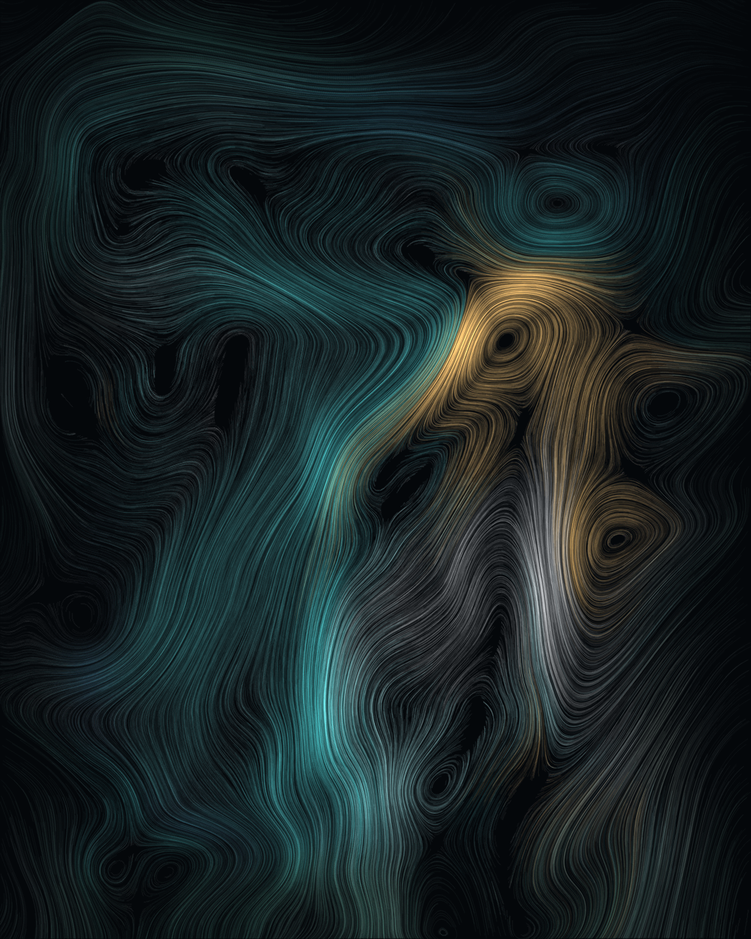
#> input picture renders/001-correntes-seed90517.png, 751 x 939 px, shrunk from 1080 x 1350 before the run, found by its file name
$ python medir.py ../renders/001-correntes-seed90517.png
#> lines starting #> are read from the running program, lines starting #| are printed output that depends on the picture; after the words box and inside, x2 and y2 are one past the last pixel; in counts of white or black regions, pixels touching at a corner belong together
#!/usr/bin/env python3
"""medir.py — exposição e estrutura de um render, na escala da 001.

    ferramentas/medir.py renders/*.png

Compara cada PNG com a referência (001-correntes-seed90517.png) nos números
que decidem se a imagem está "no mesmo ar": percentis de luminância, média
RGB, saturação, fração de tela acima de 40 (a "base viva"), a divisão da
luz por terço vertical, a luz nas quinas (a 001 mantém valor até a borda),
o croma dos claros (a oposição quente-frio só existe onde o olho olha) e o
clipping. Serve para calibrar GANHO/CONTRASTE da 002 sem olhar a olho —
olho não enxerga 3× de diferença de exposição de uma vez.
"""
import sys
from pathlib import Path

import numpy as np
from PIL import Image

REF = "renders/001-correntes-seed90517.png"


def stats(caminho):
#> called with caminho = 'renders/001-correntes-seed90517.png'
    a = np.asarray(Image.open(caminho).convert("RGB")).astype(float)
    l = a.mean(2)
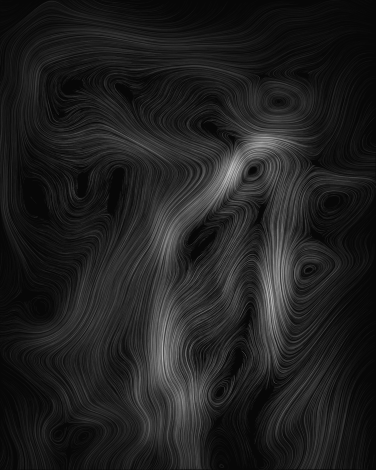
#> l: shape (939, 751) float64 (shown at 1/2 size); min 0.333, max 206.3, mean 31.4
    h, w = l.shape
    croma = a.max(2) - a.min(2)
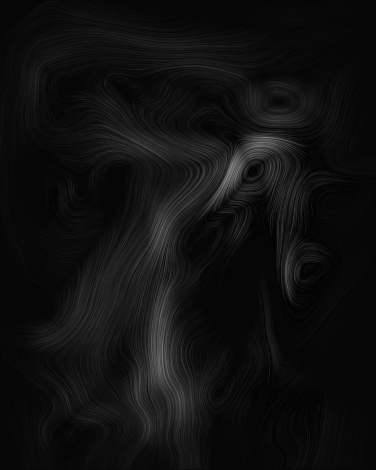
#> croma: shape (939, 751) float64 (shown at 1/2 size); min 0, max 138, mean 15.6
    claros = l > 60
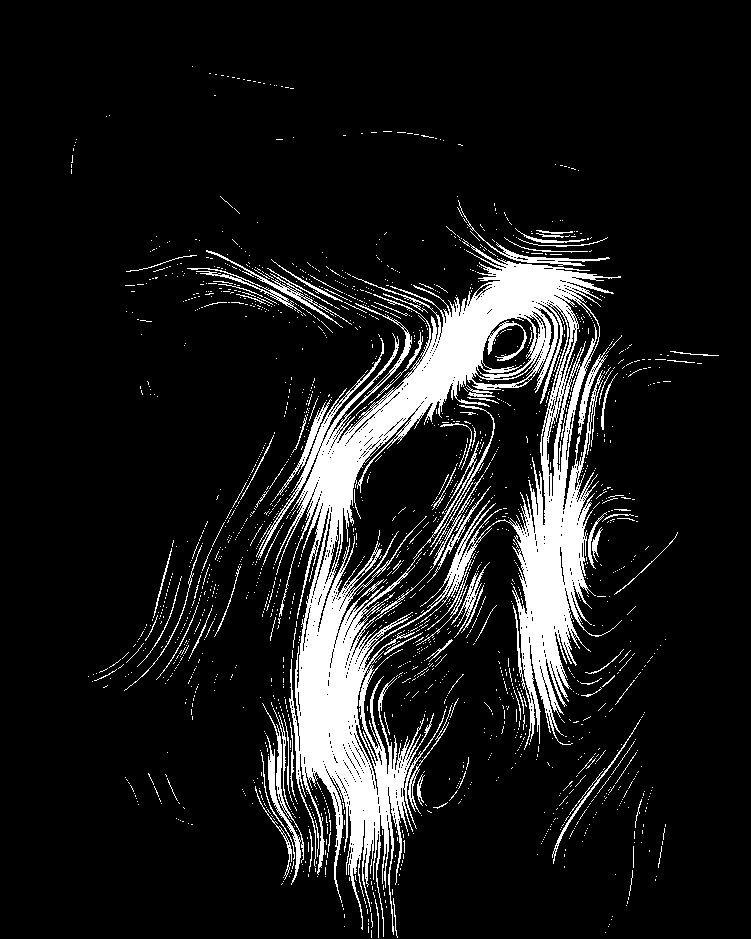
#> claros: shape (939, 751) bool; 11% white; 1898 white regions (1786 under 20 px), largest, box (x1, y1, x2, y2) and area: (256, 244, 622, 937) 61698, (262, 703, 304, 885) 1122, (206, 250, 352, 328) 728
    q = w // 6                      # caixa de quina: 1/6 da largura
    cantos = [l[:q, :q], l[:q, -q:], l[-q:, :q], l[-q:, -q:]]
    d = {
        "tam": f"{w}x{h}",
        "pct": {p: float(np.percentile(l, p)) for p in (10, 50, 75, 90, 99, 99.9)},
        "media": a.reshape(-1, 3).mean(0),
        "sat": float(croma.mean()),
        "croma_claros": float(croma[claros].mean()) if claros.any() else 0.0,
        "frac_claros": float(claros.mean() * 100),
        "acesos": float((l > 40).mean() * 100),
        "quinas": float(np.mean([c.mean() for c in cantos])),
        "quinas_min": float(min(c.mean() for c in cantos)),
        "clipping": float((a.max(2) >= 255).mean() * 100),
        "tercos": [(float(l[s].mean()), float((l[s] > 40).mean() * 100))
                   for s in (slice(0, h // 3), slice(h // 3, 2 * h // 3), slice(2 * h // 3, h))],
        "azuis": int(((a[..., 2] > a[..., 0] * 3) & (a[..., 2] > 40) & (a[..., 0] < 12)).sum()),
    }
    return d


def linha(nome, d):
    p = d["pct"]
    print(f"{nome}")
    print(f"   {d['tam']:>9}  lum p50={p[50]:6.1f} p90={p[90]:6.1f} p99={p[99]:6.1f}"
          f"  media={d['media'].round(1)}  sat={d['sat']:.1f}  >40={d['acesos']:5.1f}%"
          f"  azuis={d['azuis']}")
    print(f"   quinas {d['quinas']:5.1f} lum (pior {d['quinas_min']:5.1f})"
          f"  croma claros {d['croma_claros']:5.1f} em {d['frac_claros']:4.1f}% da tela"
          f"  clipping {d['clipping']:4.2f}%")
    print("   topo/meio/base: "
          + "  ".join(f"{m:5.1f} lum {a:4.1f}% >40" for m, a in d["tercos"]))


def main(argv):
    arqs = argv or [REF]
    ref = stats(REF) if Path(REF).exists() else None
#> ref = 12 items
    for f in arqs:
        if not Path(f).exists():
            print(f"{f}: não existe", file=sys.stderr)
            continue
        linha(Path(f).name, stats(f))
#> in linha, `p = d["pct"]`: p = {10: 8, 50: 24.67, 75: 41, 90: 62.67, 99: 120, 99.9: 166.7}
#|      751x939  lum p50=  24.7 p90=  62.7 p99= 120.0  media=[24.2 34.4 35.4]  sat=15.6  >40= 26.0%  azuis=0
#|    quinas  16.9 lum (pior   9.6)  croma claros  40.0 em 11.0% da tela  clipping 0.00%
#|    topo/meio/base:  24.3 lum 13.3% >40   37.4 lum 37.1% >40   32.4 lum 27.6% >40
    if ref is not None and len(arqs) > 1:
        print("\nvs referência 001 (razão p50/p90/p99 e >40):")
        for f in arqs:
            if not Path(f).exists():
                continue
            d = stats(f)
            r = lambda k: (d["pct"][k] / ref["pct"][k]) if ref["pct"][k] else 0
            print(f"   {Path(f).name:<38} p50×{r(50):.2f}  p90×{r(90):.2f}"
                  f"  p99×{r(99):.2f}  >40×{d['acesos'] / ref['acesos']:.2f}")


if __name__ == "__main__":
    main(sys.argv[1:])

$ run again, with renders/002-glossa-seed2024.png copied over renders/001-correntes-seed90517.png
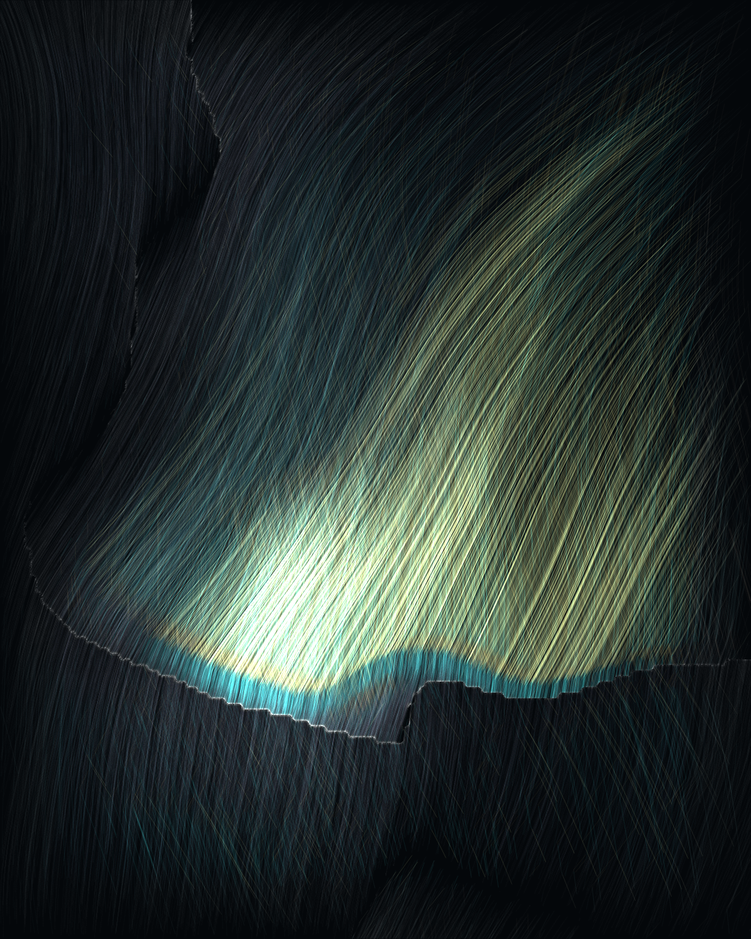
#> input picture renders/002-glossa-seed2024.png, 751 x 939 px, shrunk from 1080 x 1350 before the run, found by its file name
#> in stats, `croma = a.max(2) - a.min(2)`:
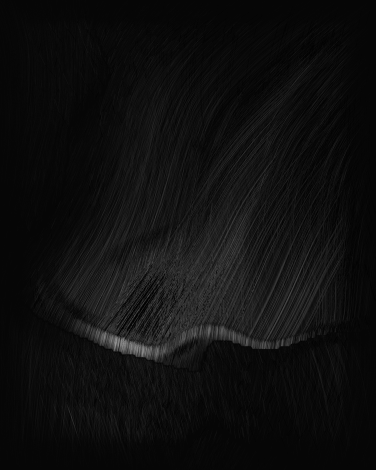
#> croma: shape (939, 751) float64 (shown at 1/2 size); min 0, max 160, mean 14.7
#> in stats, `claros = l > 60`:
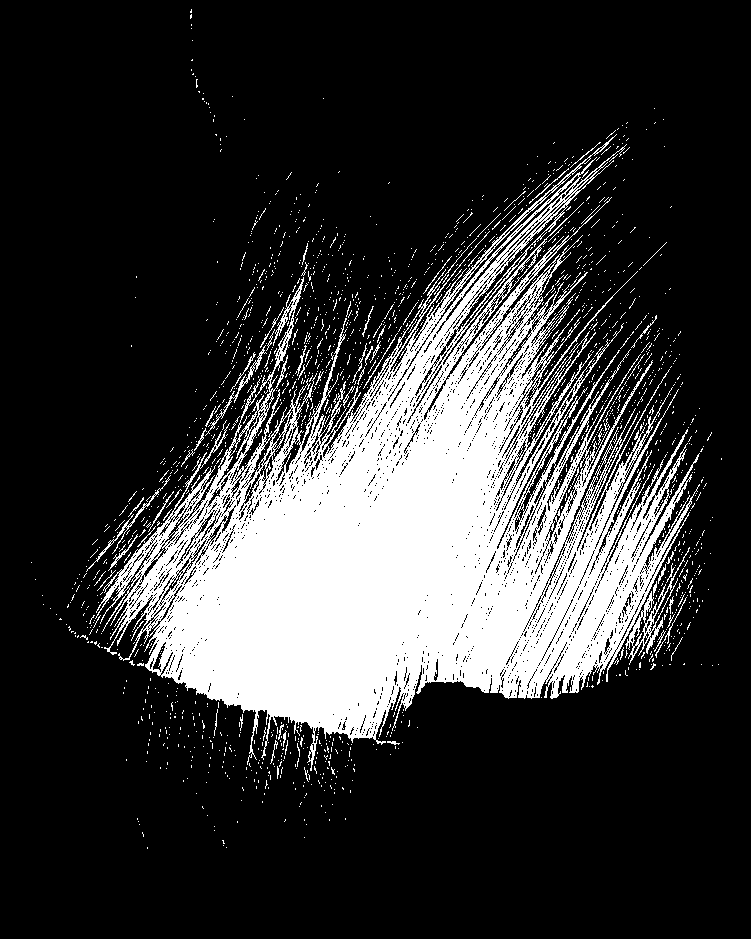
#> claros: shape (939, 751) bool; 21.3% white; 1762 white regions (1702 under 20 px), largest, box (x1, y1, x2, y2) and area: (95, 134, 700, 771) 142326, (205, 345, 267, 436) 308, (86, 475, 171, 572) 302
#> ref = 12 items
#> p = {10: 8.67, 50: 24.33, 75: 52, 90: 107.3, 99: 236.3, 99.9: 254.7}
#|      751x939  lum p50=  24.3 p90= 107.3 p99= 236.3  media=[37.9 47.8 45.1]  sat=14.7  >40= 32.5%  azuis=12
#|    quinas  13.1 lum (pior  11.3)  croma claros  33.1 em 21.3% da tela  clipping 0.79%
#|    topo/meio/base:  23.4 lum 12.3% >40   69.7 lum 61.9% >40   37.7 lum 23.2% >40

$ run again, with renders/002-glossa-seed42.png copied over renders/001-correntes-seed90517.png
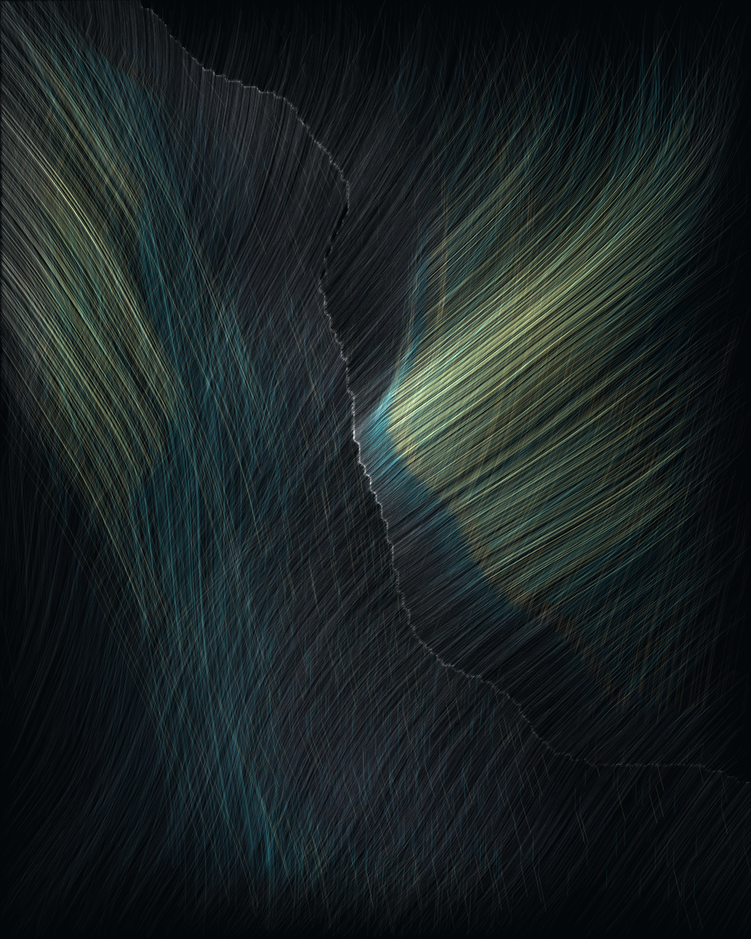
#> input picture renders/002-glossa-seed42.png, 751 x 939 px, shrunk from 1080 x 1350 before the run, found by its file name
#> in stats, `croma = a.max(2) - a.min(2)`:
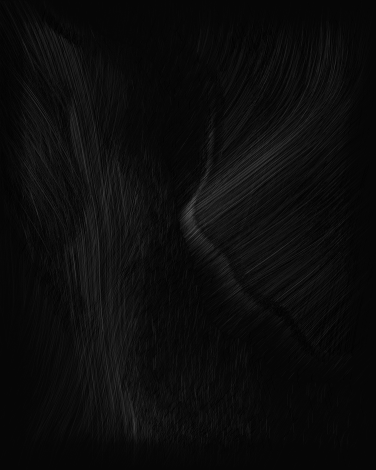
#> croma: shape (939, 751) float64 (shown at 1/2 size); min 0, max 104, mean 11.7
#> in stats, `claros = l > 60`:
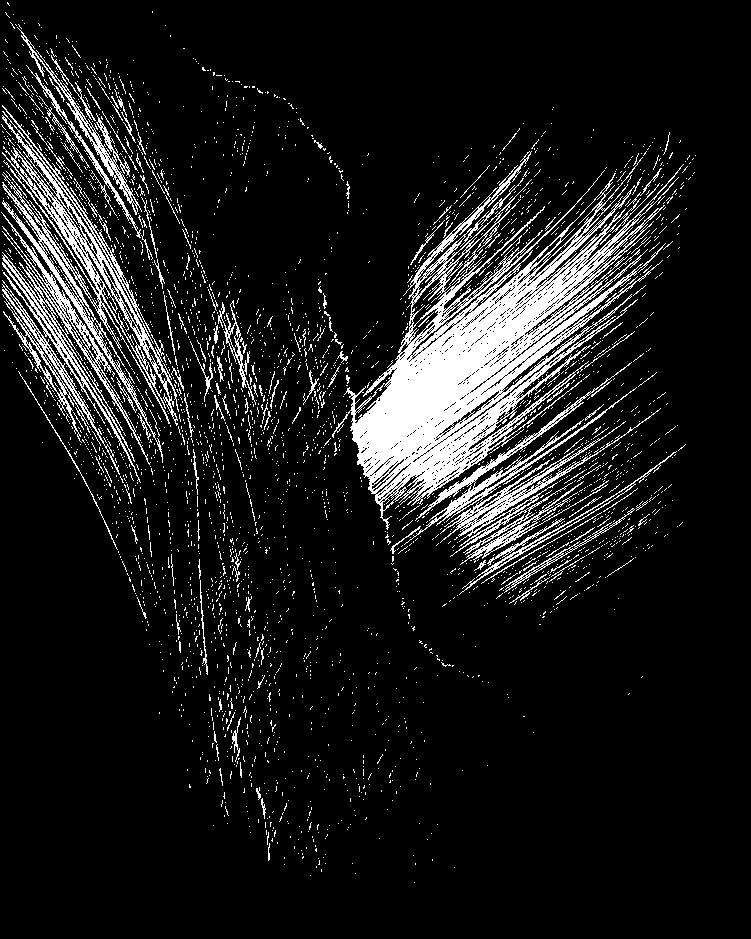
#> claros: shape (939, 751) bool; 10.6% white; 3236 white regions (3078 under 20 px), largest, box (x1, y1, x2, y2) and area: (332, 151, 684, 530) 34784, (2, 105, 179, 463) 8362, (404, 362, 661, 557) 5446
#> ref = 12 items
#> p = {10: 8.33, 50: 26.67, 75: 42.33, 90: 61.33, 99: 123, 99.9: 176.3}
#|      751x939  lum p50=  26.7 p90=  61.3 p99= 123.0  media=[26.6 34.7 35.1]  sat=11.7  >40= 27.7%  azuis=61
#|    quinas  18.0 lum (pior  10.8)  croma claros  23.5 em 10.6% da tela  clipping 0.00%
#|    topo/meio/base:  32.6 lum 29.0% >40   42.4 lum 43.4% >40   21.4 lum 10.7% >40
